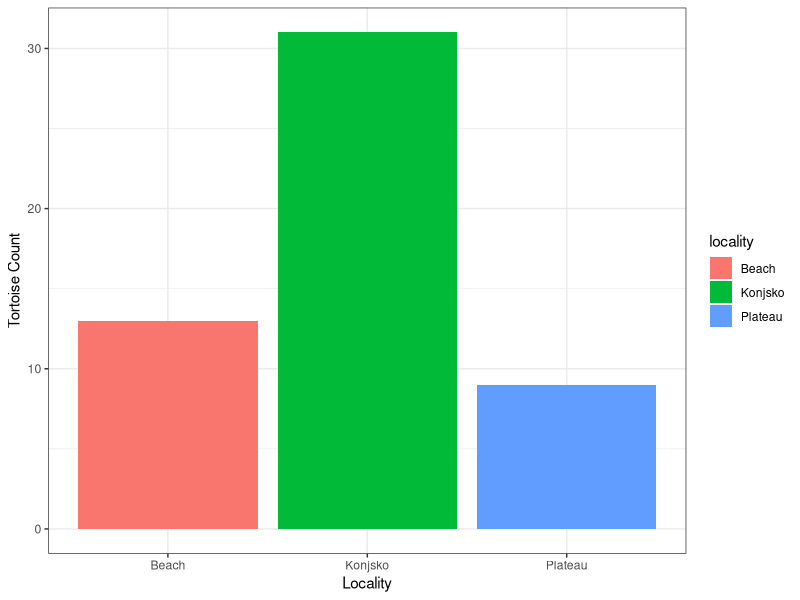
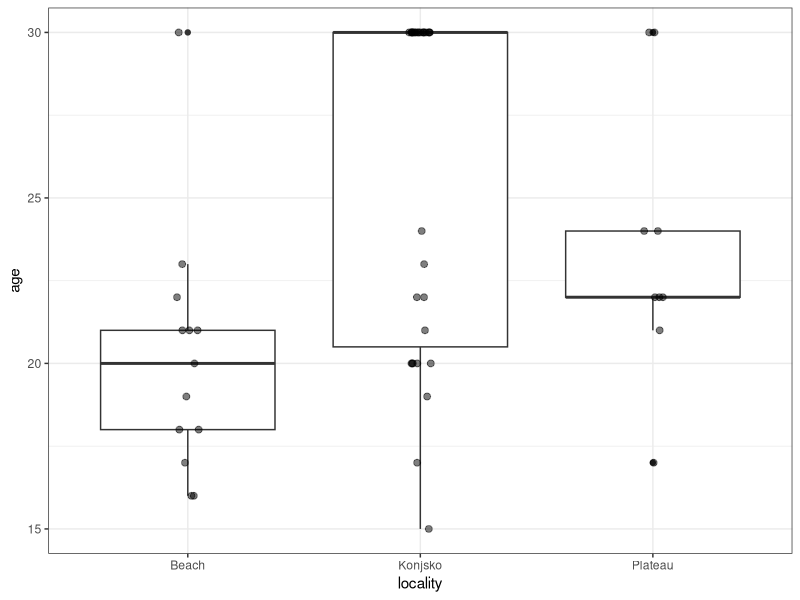
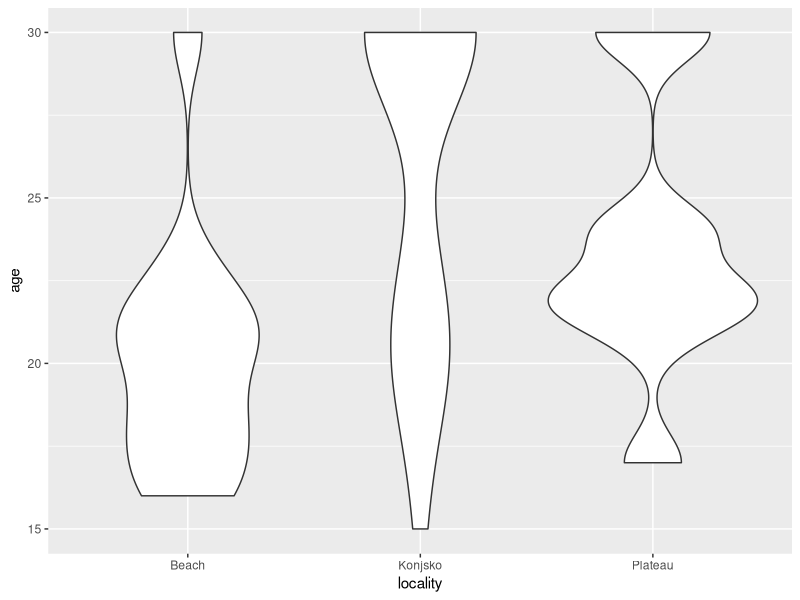
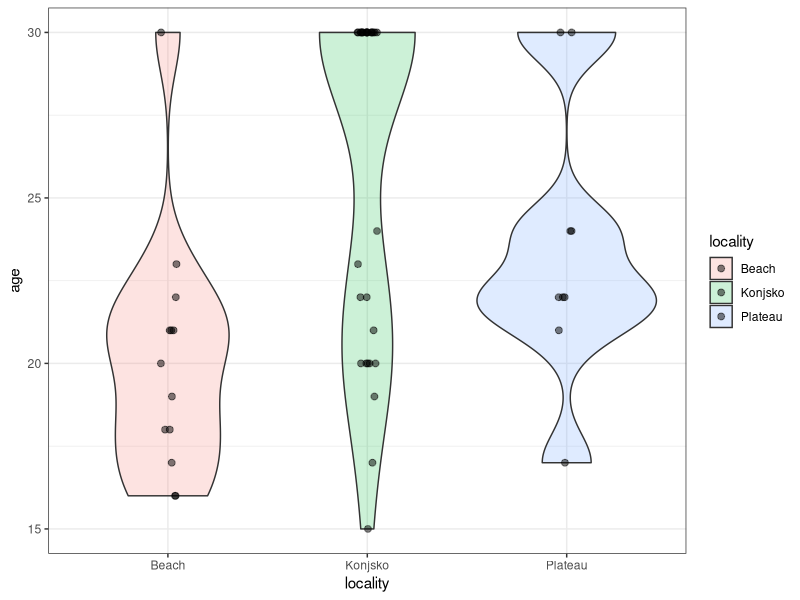
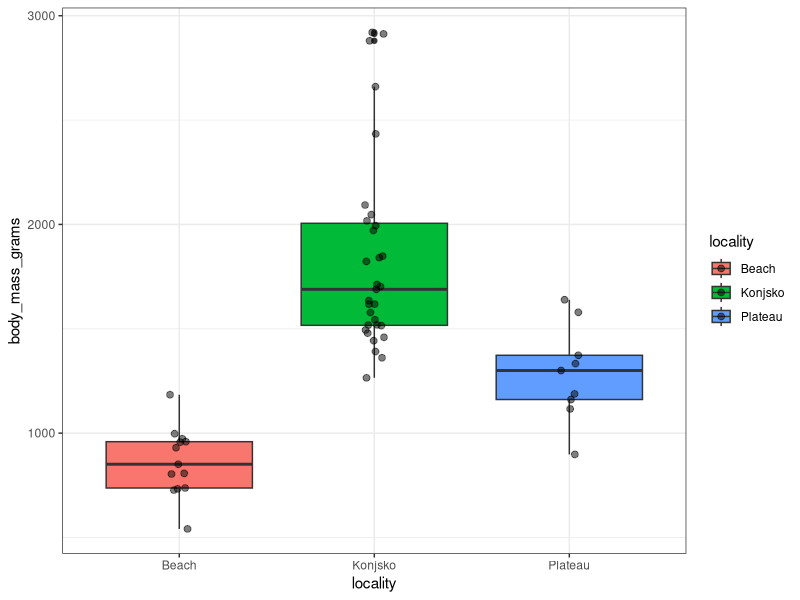
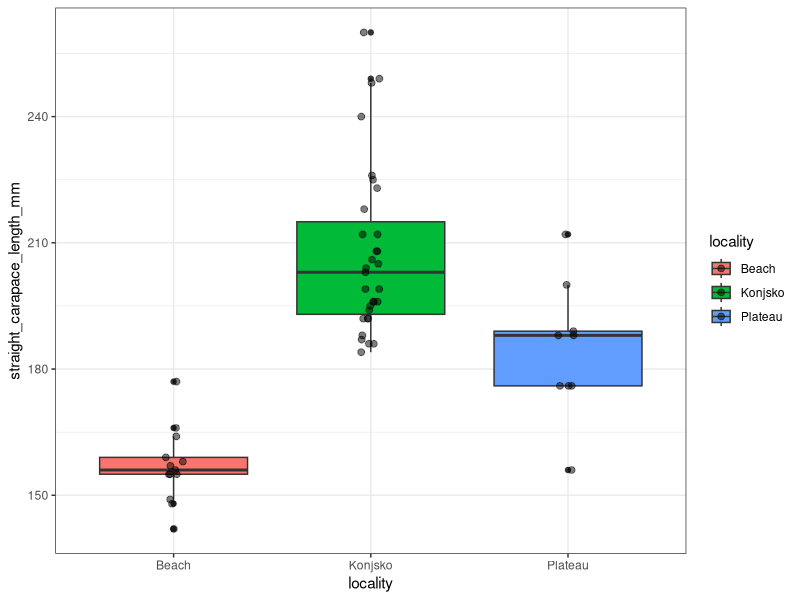
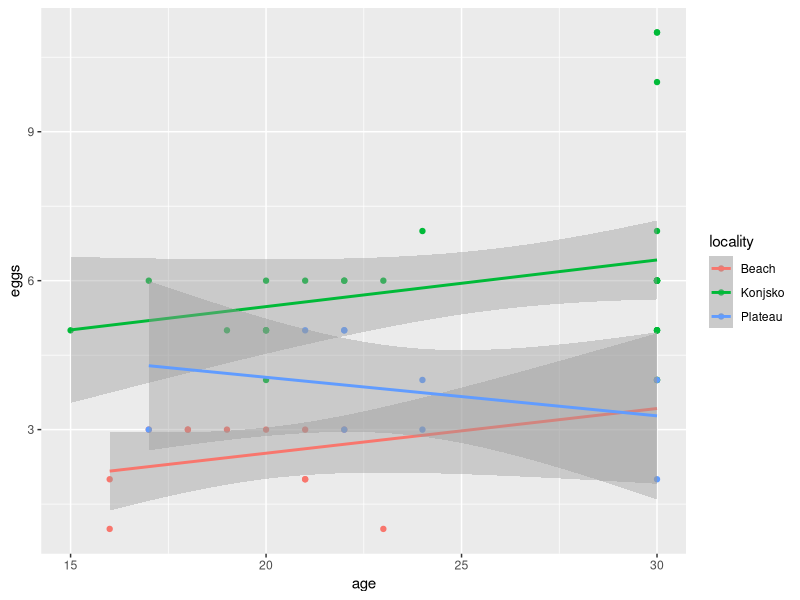
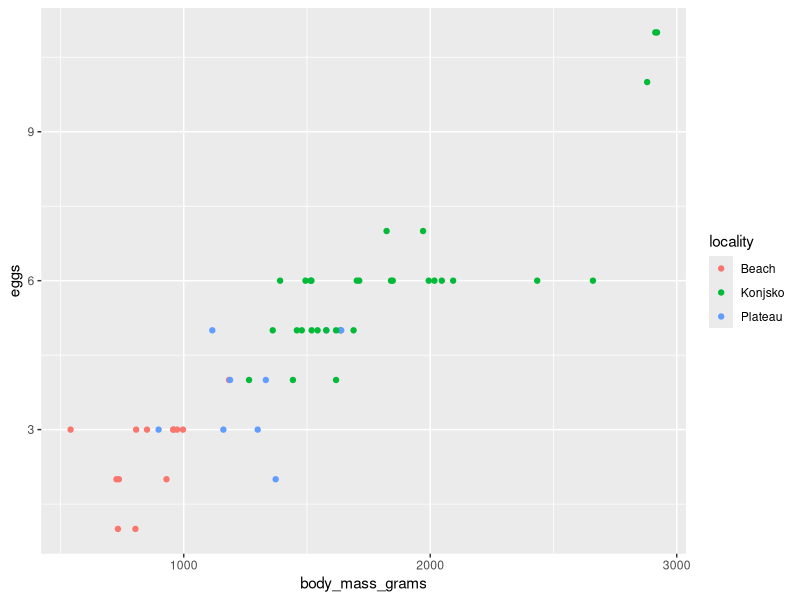

Reproduce these figures in R, in order.
# MES 503 Week 2 Lab - Intro to R Projects & More Data Viz
# This script includes a coding exercise designed to build your understanding of 
# how to use ggplot2 to create data visualizations.

# Created by Kayla Blincow 8/25/2026
#------------------------------------------------------------------------------



####INTRODUCTION####

# In an exceptionally dense island population of Hermann's tortoises in Lake 
# Prespa in North Macedonia, sexually coercive males dramatically overnumber 
# females, inflict severe copulatory injuries and put them at risk of fatal falls 
# from the island plateau's sheer rock faces. Harassed females are emaciated, 
# reproduce less frequently, produce smaller clutches and have lower annual 
# survival rates compared to females from a neighbouring mainland population. 
# Sixteen years of capture-recapture data reveal an ongoing extinction event and 
# predict that the last island female will die in 2083.

# Data from Arsovski et al. (2026) Ecology Letters



# BEFORE WE GET STARTED...

# What is your current working directory?
getwd()



####SET UP MY SCRIPT####

#load my packages (it's good practice to load all the packages you will be using
# in your script at the beginning)
library(ggplot2) #our data viz package

#load my data (from csv file saved on your computer)
#NOTE! YOU WILL HAVE TO UPDATE THE FILE PATH (THING IN QUOTES) TO WHATEVER YOUR 
#FILE STRUCTURE IS ON YOUR COMPUTER STARTING FROM YOUR WORKING DIRECTORY!!!!!
clutch_size <- read.csv("Week 2/clutch_size_cleaned.csv")

#take a look at our data
# How would we look at the first six rows of our newly uploaded dataframe?

####FILL IN CODE HERE####
head(clutch_size)

####LET'S CREATE SOME VISUALS####

# Our goal is to view our data to set up our expectations of what we think 
# statistical analysis will reveal regarding the following questions:

# 1. How many individuals from each locality are represented in these data?
# 2. Which locality has the oldest tortoise individuals on average?
# 3. Which locality has the largest tortoise individuals on average?
# 4. Do older individuals tend to have larger clutch sizes?
# 5. Do larger individuals tend to have larger clutch sizes?

# I'll help you get started with the first question...
# 1. How mnay individuals from each locality are represented in these data?
ggplot(data = clutch_size, aes(x = locality, fill = locality)) +
  geom_bar() +
  labs(x = "Locality", y = "Tortoise Count") + #what's this do?
  theme_bw()  #what's this do?
  

#Some follow up questions...
# How do you think I could match my legend title to the x axis label?
# How might the sample sizes from the different localities influence my analysis?


# Let's work through the second question together...
# 2. Which locality has the oldest tortoise individuals on average?

####FILL IN CODE HERE####
ggplot(data = clutch_size, aes(x = locality, y = age)) +
  geom_boxplot() +
  geom_jitter(width = 0.05, height = 0, alpha = 0.5, size = 2) +
  theme_bw()

ggplot(data = clutch_size, aes(x = locality, y = age)) +
  geom_violin()

ggplot(data = clutch_size, aes(x = locality, y = age, fill = locality)) +
  geom_violin(alpha = 0.2) +
  geom_jitter(width = 0.05, height = 0, alpha = 0.5, size = 2) +
  theme_bw()

#Some follow up questions...
# 

# You should work independently or in pairs to try to create visuals that
# address the final three questions.

# 3. Which locality has the largest tortoise individuals on average?
ggplot(data = clutch_size, aes(x = locality, y = body_mass_grams, fill = locality)) +
  geom_boxplot() +
  geom_jitter(width = 0.05, height = 0, alpha = 0.5, size = 2) +
  theme_bw()

ggplot(data = clutch_size, aes(x = locality, y = straight_carapace_length_mm, fill = locality)) +
  geom_boxplot() +
  geom_jitter(width = 0.05, height = 0, alpha = 0.5, size = 2) +
  theme_bw()


# 4. Do older individuals tend to have larger clutch sizes?
ggplot(data = clutch_size, aes(x = age, y = eggs, color = locality)) +
  geom_point() +
  geom_smooth(method = "lm")

# 5. Do larger individuals tend to have larger clutch sizes?
ggplot(data = clutch_size, aes(x = body_mass_grams, y = eggs, color = locality)) +
  geom_point() 

ggplot(data = clutch_size, aes(x = straight_carapace_length_mm, y = eggs, color = locality)) +
  geom_point() 

# Follow up questions:
# Can you identify a potential confounding factor if you were trying to see if
# locality predicts clutch size?

# If you were to choose between age and body mass as a predictor for clutch size
# which one would you select? Why?

# Can you think of a way to combine body mass and carapace length into a single 
# metric?
